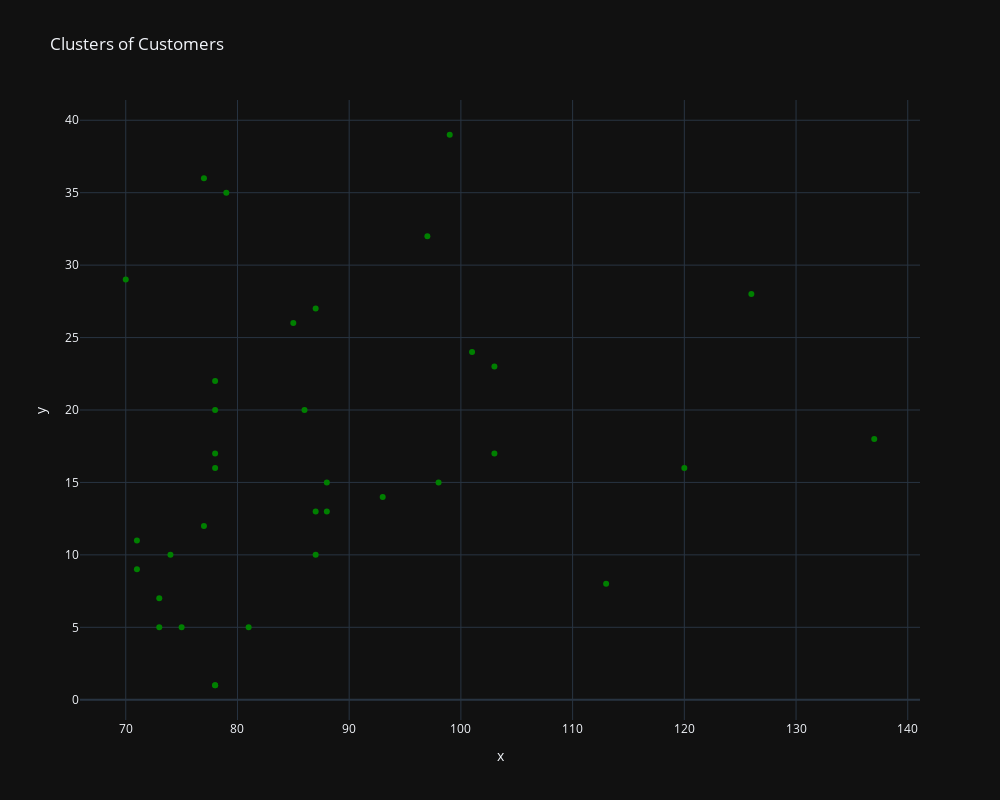

Notebook code for this chart:
### Code cell
fig = px.scatter(
    x=X.loc[y_kmeans == 3, 'Annual Income (k$)'],
    y=X.loc[y_kmeans == 3, 'Spending Score (1-100)'],
    title='Clusters of Customers',
    color_discrete_sequence=["green"]
).update_layout(
    width=1000,
    height=800,
)

fig.show()

### Figure 1 — Plotly figure (JSON) as saved in the notebook; plotly's stock layout.template omitted (floating-point values rounded to 4 significant figures)
{"data": [{"hovertemplate": "x=%{x}<br>y=%{y}<extra></extra>", "legendgroup": "", "marker": {"color": "green", "symbol": "circle"}, "mode": "markers", "name": "", "orientation": "v", "showlegend": false, "x": [70, 71, 71, 73, 73, 74, 75, 77, 77, 78, 78, 78, 78, 78, 78, 79, 81, 85, 86, 87, 87, 87, 88, 88, 93, 97, 98, 99, 101, 103, 103, 113, 120, 126, 137], "xaxis": "x", "y": [29, 11, 9, 5, 7, 10, 5, 12, 36, 22, 17, 20, 16, 1, 1, 35, 5, 26, 20, 27, 13, 10, 13, 15, 14, 32, 15, 39, 24, 17, 23, 8, 16, 28, 18], "yaxis": "y", "type": "scatter"}], "layout": {"xaxis": {"anchor": "y", "domain": [0.0, 1.0], "title": {"text": "x"}}, "yaxis": {"anchor": "x", "domain": [0.0, 1.0], "title": {"text": "y"}}, "legend": {"tracegroupgap": 0}, "title": {"text": "Clusters of Customers"}, "width": 1000, "height": 800}}
